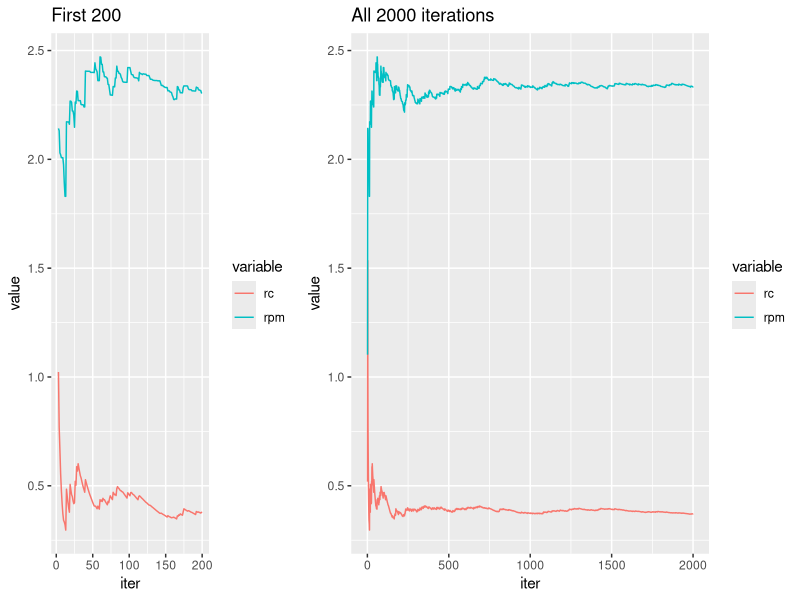

Write R code to recreate this figure.
## ---- chunk 1
set.seed(1)       # makes the experiment reproducible
m <- 2000         # number of simulated values
x <- 3            # observed data

# Now simulate some random variables

theta <- rcauchy(m)                   # simulate m standard Cauchys 
h <- pi * exp(-0.5*(x - theta)^2)     # who wants to write this over and over

Constant <- mean(h)                   # estimate normalizing constant 
post.mean <- mean(theta * h)/mean(h)  # estimate posterior mean #+end_src
## ---- chunk 2
Constant
post.mean
## ---- chunk 3
f <- function(x) exp(-0.5*(x - 3)^2)/(1 + x^2)
integrate(f, -Inf, Inf)
## ---- chunk 4
g <- function(x) x * f(x)
integrate(g, -Inf, Inf)$value / integrate(f, -Inf, Inf)$value
## ---- chunk 5
rc <- cumsum(h)/seq_along(h)          # running mean of C 
rpm <- cumsum(h * theta)/cumsum(h)    # running posterior mean
## ---- chunk 6
#| label: fig-yplot
#| fig-cap: Running averages for assessing convergence of the estimators.
#| warning: false
library(ggplot2)
library(grid)
A <- data.frame(iter = 1:m, rc = rc, rpm=rpm)
library(reshape)
A.short <- melt(A[3:200, ], id="iter")
a <- ggplot(A.short, aes(iter, value, colour=variable)) + geom_line() +
      labs(title = "First 200")
A.long <- melt(A, id="iter")
b <- ggplot(A.long, aes(iter, value, colour=variable)) + geom_line() +
      labs(title = "All 2000 iterations")
grid.newpage()
pushViewport(viewport(layout = grid.layout(1, 2, widths = unit(c(3,5),"null"))))
vplayout <- function(x, y)
viewport(layout.pos.row = x, layout.pos.col = y)
print(a, vp = vplayout(1, 1))
print(b, vp = vplayout(1, 2))
